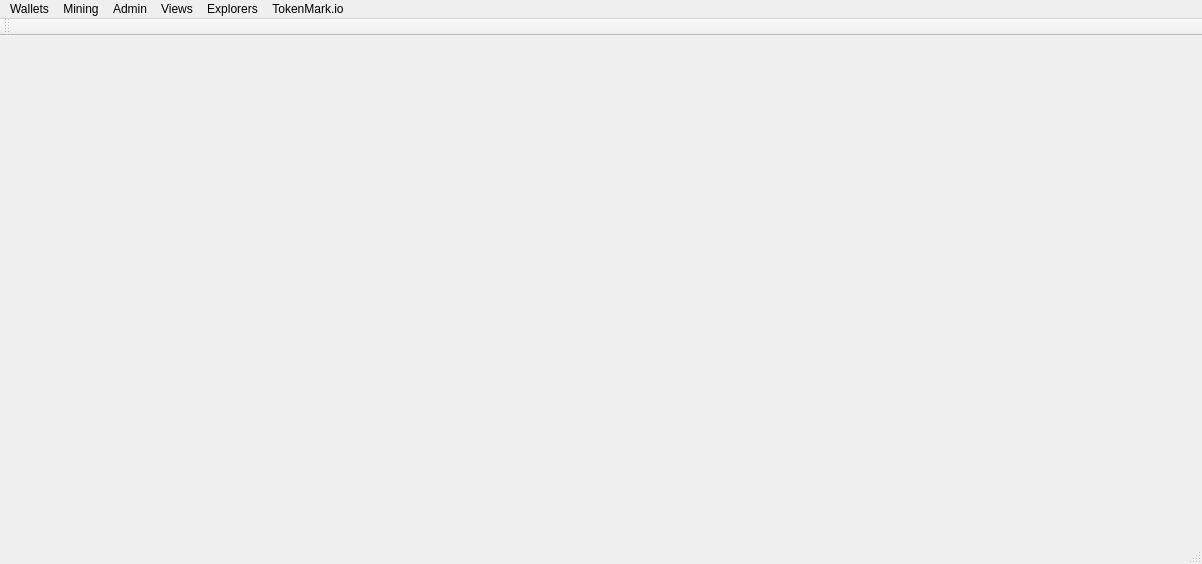
<?xml version="1.0" encoding="UTF-8"?>
<ui version="4.0">
 <class>MainWindow</class>
 <widget class="QMainWindow" name="MainWindow">
  <property name="geometry">
   <rect>
    <x>0</x>
    <y>0</y>
    <width>1202</width>
    <height>564</height>
   </rect>
  </property>
  <property name="windowTitle">
   <string>TokenMark.io Desktop</string>
  </property>
  <property name="windowIcon">
   <iconset resource="res/icons.qrc">
    <normaloff>:/icons/app.png</normaloff>:/icons/app.png</iconset>
  </property>
  <property name="dockOptions">
   <set>QMainWindow::AllowTabbedDocks|QMainWindow::AnimatedDocks</set>
  </property>
  <widget class="QWidget" name="centralWidget"/>
  <widget class="QMenuBar" name="menuBar">
   <property name="geometry">
    <rect>
     <x>0</x>
     <y>0</y>
     <width>1202</width>
     <height>22</height>
    </rect>
   </property>
   <widget class="QMenu" name="menuAide">
    <property name="title">
     <string>TokenMark.io</string>
    </property>
    <addaction name="actionMenuAbout"/>
    <addaction name="separator"/>
    <addaction name="actionMenuExit"/>
   </widget>
   <widget class="QMenu" name="menuMining">
    <property name="title">
     <string>Mining</string>
    </property>
    <addaction name="actionMenuMiningNicehash"/>
   </widget>
   <widget class="QMenu" name="menuWallets_2">
    <property name="title">
     <string>Wallets</string>
    </property>
    <addaction name="actionWalletsConfigure"/>
    <addaction name="actionWalletsBalance"/>
   </widget>
   <widget class="QMenu" name="menuAdmin">
    <property name="title">
     <string>Admin</string>
    </property>
    <addaction name="actionMenuAdminAccounts"/>
   </widget>
   <widget class="QMenu" name="menuViews">
    <property name="title">
     <string>Views</string>
    </property>
   </widget>
   <widget class="QMenu" name="menuExplorers">
    <property name="title">
     <string>Explorers</string>
    </property>
    <addaction name="actionBitcoinBlockExplorer"/>
   </widget>
   <addaction name="menuWallets_2"/>
   <addaction name="menuMining"/>
   <addaction name="menuAdmin"/>
   <addaction name="menuViews"/>
   <addaction name="menuExplorers"/>
   <addaction name="menuAide"/>
  </widget>
  <widget class="QToolBar" name="mainToolBar">
   <attribute name="toolBarArea">
    <enum>TopToolBarArea</enum>
   </attribute>
   <attribute name="toolBarBreak">
    <bool>false</bool>
   </attribute>
  </widget>
  <widget class="QStatusBar" name="statusBar"/>
  <action name="actionMenuAbout">
   <property name="icon">
    <iconset resource="res/icons.qrc">
     <normaloff>:/icons/common/info.png</normaloff>:/icons/common/info.png</iconset>
   </property>
   <property name="text">
    <string>About tokenMark.io...</string>
   </property>
   <property name="toolTip">
    <string>About cryptogrid</string>
   </property>
  </action>
  <action name="actionMenuMiningNicehash">
   <property name="icon">
    <iconset resource="res/icons.qrc">
     <normaloff>:/icons/nicehash.png</normaloff>:/icons/nicehash.png</iconset>
   </property>
   <property name="text">
    <string>Nicehash</string>
   </property>
  </action>
  <action name="actionAssetsSummary">
   <property name="icon">
    <iconset resource="res/icons.qrc">
     <normaloff>:/icons/assets.png</normaloff>:/icons/assets.png</iconset>
   </property>
   <property name="text">
    <string>Balances</string>
   </property>
  </action>
  <action name="actionConfigure_wallets">
   <property name="text">
    <string>Configure wallets...</string>
   </property>
  </action>
  <action name="actionMenuExit">
   <property name="icon">
    <iconset resource="res/icons.qrc">
     <normaloff>:/icons/common/exit.png</normaloff>:/icons/common/exit.png</iconset>
   </property>
   <property name="text">
    <string>Exit</string>
   </property>
  </action>
  <action name="actionExchangeConfigureApiKeys">
   <property name="icon">
    <iconset resource="res/icons.qrc">
     <normaloff>:/icons/common/ssl.png</normaloff>:/icons/common/ssl.png</iconset>
   </property>
   <property name="text">
    <string>Configure exchanges keys...</string>
   </property>
  </action>
  <action name="actionConfigure_wallets_2">
   <property name="text">
    <string>Configure wallets...</string>
   </property>
  </action>
  <action name="actionExchangeBinanceLiveView">
   <property name="icon">
    <iconset>
     <normaloff>:/icons/binance.png</normaloff>:/icons/binance.png</iconset>
   </property>
   <property name="text">
    <string>Binance</string>
   </property>
  </action>
  <action name="actionChangeStyleLight">
   <property name="text">
    <string>Light</string>
   </property>
  </action>
  <action name="actionChangeStyleDark">
   <property name="text">
    <string>Dark</string>
   </property>
  </action>
  <action name="actionWalletsConfigure">
   <property name="icon">
    <iconset resource="res/icons.qrc">
     <normaloff>:/icons/common/ssl.png</normaloff>:/icons/common/ssl.png</iconset>
   </property>
   <property name="text">
    <string>Configure...</string>
   </property>
  </action>
  <action name="actionWalletsBalance">
   <property name="icon">
    <iconset resource="res/icons.qrc">
     <normaloff>:/icons/assets.png</normaloff>:/icons/assets.png</iconset>
   </property>
   <property name="text">
    <string>Balances</string>
   </property>
  </action>
  <action name="actionMenuAdminAccounts">
   <property name="icon">
    <iconset resource="res/icons.qrc">
     <normaloff>:/icons/admin/accounts.png</normaloff>:/icons/admin/accounts.png</iconset>
   </property>
   <property name="text">
    <string>Accounts</string>
   </property>
  </action>
  <action name="actionMenuViewsDashboard">
   <property name="icon">
    <iconset resource="res/icons.qrc">
     <normaloff>:/icons/dashboard.png</normaloff>:/icons/dashboard.png</iconset>
   </property>
   <property name="text">
    <string>Dashboard</string>
   </property>
  </action>
  <action name="actionBitcoinBlockExplorer">
   <property name="icon">
    <iconset resource="res/icons.qrc">
     <normaloff>:/icons/common/blocks.png</normaloff>:/icons/common/blocks.png</iconset>
   </property>
   <property name="text">
    <string>Bitcoin</string>
   </property>
  </action>
 </widget>
 <layoutdefault spacing="6" margin="11"/>
 <resources>
  <include location="res/icons.qrc"/>
 </resources>
 <connections/>
</ui>
